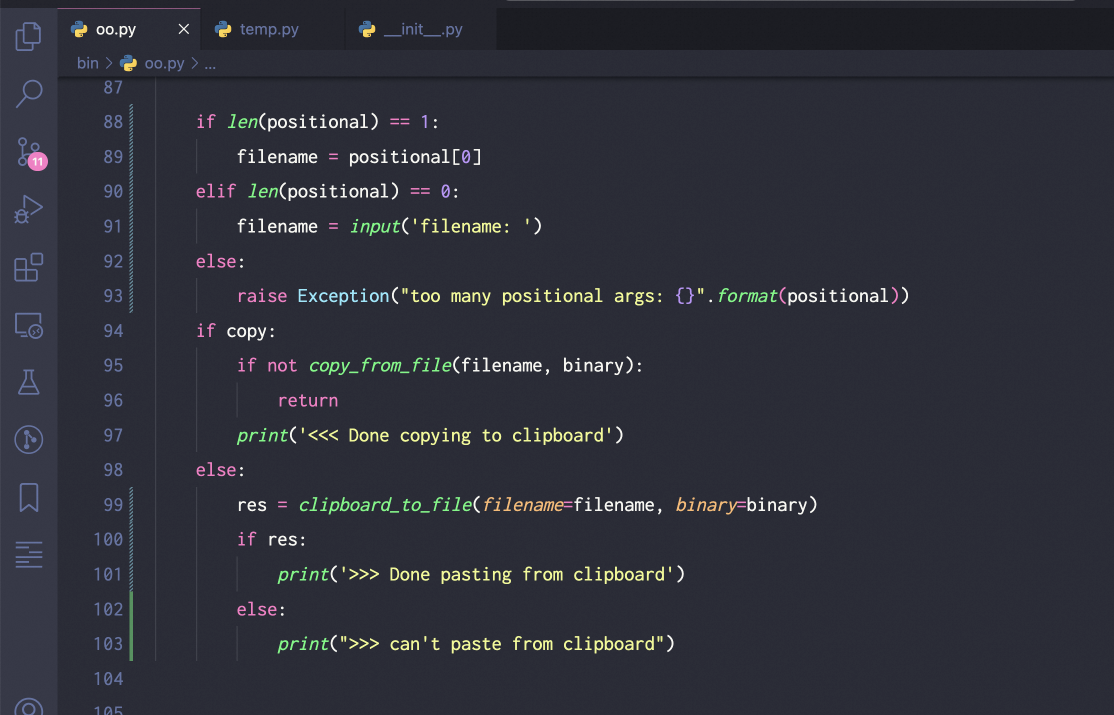
#> input picture bin/test.png, 2228 x 1430 px (shown at 1/2 size)
$ python thumbnail.py test.png
#> lines starting #> are read from the running program, lines starting #| are printed output that depends on the picture
from PIL import Image
import PIL
import os
import sys


def thumbnail(filename, ratio):
#> called with filename = 'test.png'
    if ratio is None:
        ratio = 0.5
    """save as jpg"""
    filename = os.path.expanduser(filename)
    with open(filename, 'rb') as f:
        img: PIL.Image = Image.open(f)
#> img is the input picture: PIL image 2228x1430 RGB; mean R, G, B 46.3, 48, 57.7
        w, h = img.size
#> w = 2228; h = 1430
        w = int(w*ratio)
#> w = 1114
        h = int(h*ratio)
#> h = 715
        img.thumbnail((w, h))
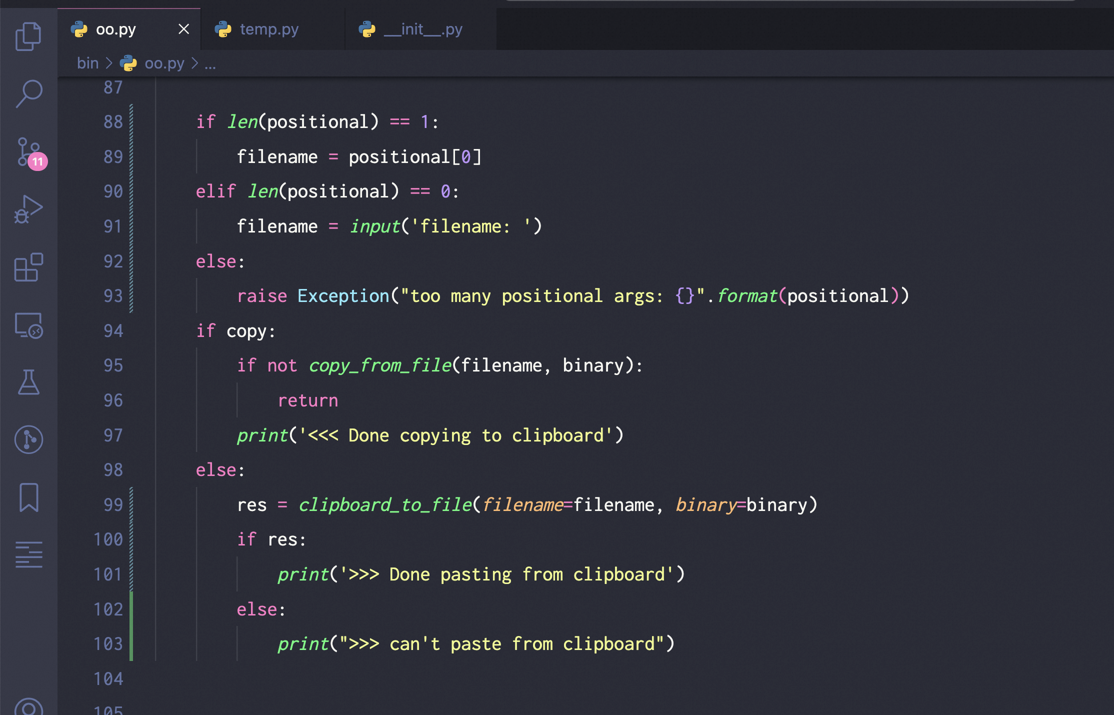
#> img: PIL image 1114x715 RGB; mean R, G, B 46.3, 47.9, 57.7
        img.save(filename, 'jpeg')


def main():
    args = sys.argv[1:]
    if len(args) <= 0:
        print('python thumbnail.py filename ratio')
        return
    filename = args[0]
    ratio = args[1] if len(args) > 1 else None
    thumbnail(filename, ratio=ratio)

if __name__ == '__main__':
    main()
